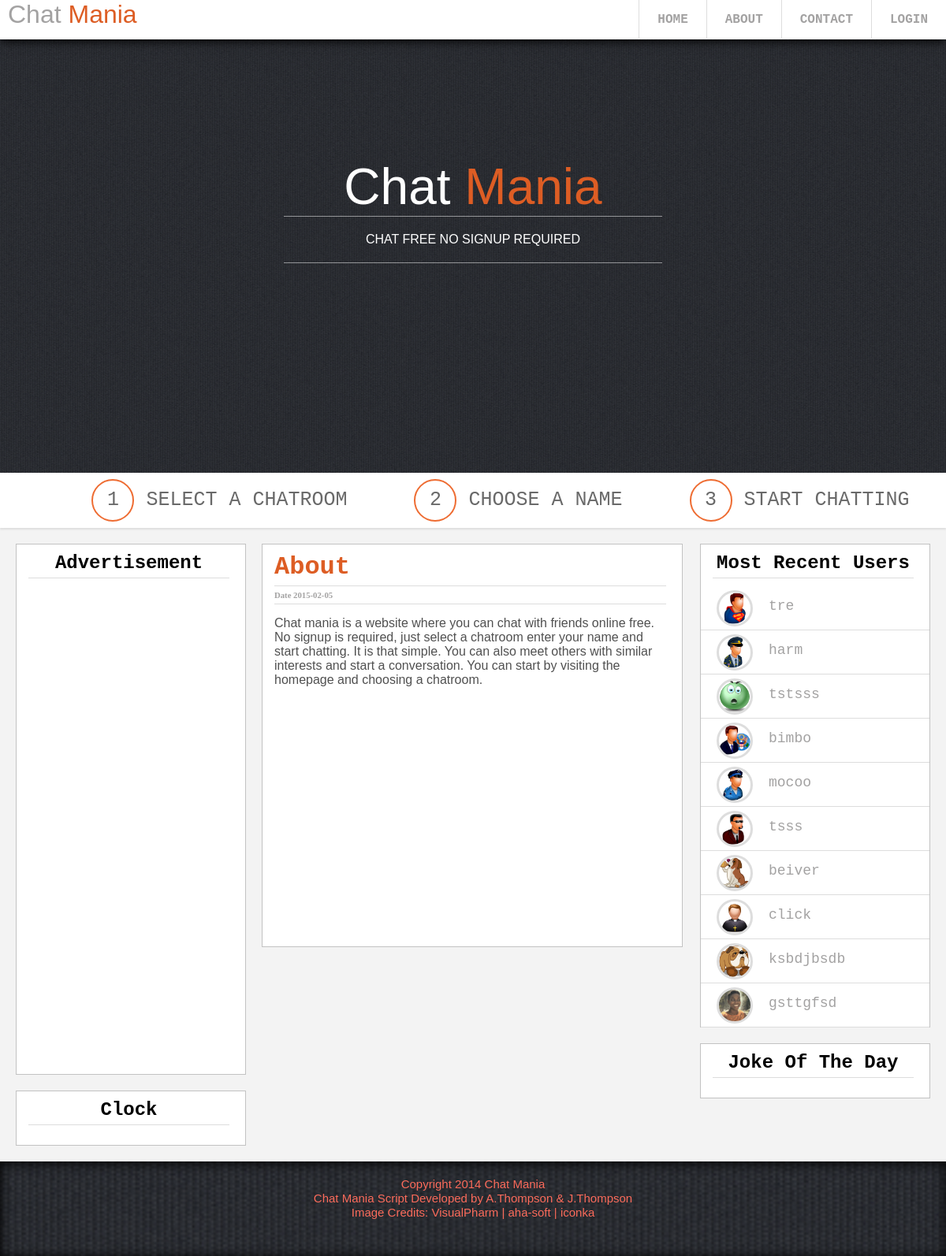
Page /about.php on the committed database.
### tables this page shows
CREATE TABLE IF NOT EXISTS `settings` (
  `id` int(11) NOT NULL,
  `SiteTitle` varchar(100) DEFAULT NULL,
  `SiteDescription` text,
  `SiteBackground` varchar(200) DEFAULT NULL,
  `About` text,
  `Contact` text,
  `AdsCode` text NOT NULL,
  `AdsCodeH` text NOT NULL,
  UNIQUE KEY `SiteTitle` (`SiteTitle`)
);

CREATE TABLE IF NOT EXISTS `users` (
  `Name` varchar(100) DEFAULT NULL,
  `Password` varchar(100) NOT NULL,
  `Sex` varchar(2) NOT NULL,
  `LoginDate` datetime NOT NULL,
  `lastDetected` datetime DEFAULT NULL,
  `Image` varchar(100) DEFAULT NULL,
  `CurrentRoom` int(11) NOT NULL,
  UNIQUE KEY `Name` (`Name`)
);

### sitedata.php (called while the page is built, shortened)
<?php
include 'config.php';
$results = mysql_query('SELECT * FROM settings');
while($row = mysql_fetch_array($results)){
	$t = explode("#", $row['SiteTitle']);
	$siteTitle1 = $t[0];
	$siteTitle2 = $t[1];
	$siteDescription = $row['SiteDescription'];
	$adsv = $row['AdsCode'];
}
?>

### config.php (called while the page is built)
<?php
$dbHost = "localhost";
$dbName = "chatmania3";
$dbUsername = "root";
$dbPassword = "";
?>

### startdb.php (called while the page is built, shortened)
<?php
include 'config.php';
function startDB($query){
	$results = mysql_query($query);
	return $results;
}
?>

### about.php (the view, shortened to what this page needs)
<?php
include 'sitedata.php';
include 'startdb.php';
?>
<!DOCTYPE html>
<html>
	<head>
		<link rel="stylesheet" type="text/css" href="chatmain.css" />
		<link rel="stylesheet" type="text/css" href="footer.css" />
	</head>
	<body>
		<div id='topNav'>
			<div id='siteTilleHolder'>
				<h1 id='siteTile'><?php echo $siteTitle1 . " <span id='st1'>" . $siteTitle2 ."</span>" ?></h1>
			</div>
			<div id='topLinksHolder'>
				<ul>
					<li><a href='index.php'>HOME</a></li>
					<li><a href='about.php'>ABOUT</a></li>
					<li><a href='contact.php'>CONTACT</a></li>
					<?php if(isset($_SESSION['username'])): ?>
					<li id='usr'><a id='userprofimg'></a>
						<ul id='usr-drop'>
							<li><a href='userprofile.php?username=<?php echo $_SESSION['username'] ?>'>MY PROFILE</a></li>
							<li><a href='userlogout.php'>LOGOUT</a></li>
						</ul>
					</li>
					<?php else: ?>
						<li><a href='userlogin.php'>LOGIN</a></li>
					<?php endif ?>
				</ul>
			</div>
		</div>
		<div id='welcomeNav'>
			<div id='welcomeText'>
				<a><?php echo "<span id='wt1'>" . $siteTitle1 . "  </span> <span id='wt2'>" . $siteTitle2 ."</span>" ?></a>
				<a id='welcomeDescription'><?php echo $siteDescription ?></a>
			</div>
		</div>
		<div id='bottomNav'>
			<a class="bottomNavText"><span class="infoNum">1</span> Select A Chatroom <span class="infoNum">2</span> Choose a Name <span class="infoNum">3</span> Start Chatting</a>
		</div>
		<div id='main'>
			<div id='right-sidebar'>
				<div id='leftBar'>
					<h2>Most Recent Users</h2>
					<div id="leftBarBottom">
						<?php
							$usersResult = startDB("SELECT * FROM users ORDER BY lastDetected DESC LIMIT 0, 10");
							while($row = mysql_fetch_array($usersResult)):
								$topDir = 'Images/Avatars/' ;
								if(substr($row['Image'], 0, 4) == 'user'){
									$topDir = 'Images/UserAvatars/';
								}
								$style = "background: url('". $topDir. $row['Image'] . "');";
								$style .= "background-size: cover;";
								$style .= "background-position: center center;";
						?>
						<div class="recentUserBox">
							<div style="<?php echo $style; ?>" class="recentUserBoxImage">
							</div>
							<a class="recentUserBoxName"><?php echo $row['Name'] ?></a>
						</div>
						<?php endwhile; ?>
					</div>
				</div>
				<div class='widget height-auto space-top'>
					<h2>Joke Of The Day</h2>
				</div>
			</div>
			<div id='rightBar'>
				<div id='left-sidebar'>
					<div class='widget adBar'>
						<h2>Advertisement</h2>
						<?php if(strlen($adsv) <=1){
							echo "<img src=\"Images/adsv.png\" width=\"160\" height=\"600\" />";
						}else{
							echo $adsv;
						}
						 ?>
					</div>
					<div class='widget height-auto space-top'>
						<h2>Clock</h2>
					</div>
				</div>
				<div id='center-bar'>
					<div class='widget height-500 space-top'>
						<div id="content-title">
							<h1>About</h1>
							<h6>Date <?php echo date("Y-m-d") ?></h6>
						</div>
						<div id='content'>
							<p><?php  $content = startDB("SELECT * FROM settings;");
							while($row=mysql_fetch_array($content)){
								echo $row['About'];
							}
							 ?></p>
						</div>
					</div>
				</div>
			</div>
		</div>
		<?php include 'footer.php' ?>
	</body>
</html>

### chatmain.css (style rules this page uses)
body { margin:0px; min-width: 1170px; }
#topNav { display:block; position:relative; float:left; width: 100%; height: 50px; top:0px; border-bottom: black; box-shadow: 0px 2px 12px black; padding-top: 0px; z-index:10; }
#welcomeNav { display: block; position:relative; float:left; width: 100%; height: 550px; z-index:0; }
#welcomeText { display:block; width:auto; margin-top: 150px; text-align: center; }
#wt1 { font-size:4em; font-weight: 100; color: white; font-family: raleway, arial; }
#wt2 { font-size:4em; font-weight: 100; color: #dd5d24; font-family: raleway, arial; }
#welcomeDescription { display:block; color:white; font-size:1em; font-weight: 50; font-family: sans-serif; text-transform: uppercase; border-top: 1px solid rgba(255,255,255,0.5); border-bottom: 1px solid rgba(255,255,255,0.5); width:40%; margin:0 auto; padding:20px 0px 20px 0px; }
#bottomNav { display:block; position:relative; float:left; width: 100%; height: 70px; top:0px; border-bottom: #ddd; box-shadow: 0px 2px 2px #dedede; z-index:10; text-align: center; }
.bottomNavText { display:inline-block; height:70px; line-height:70px; text-align: center; font-family: Courier, Arial; font-size: 25px; color: #696969; text-transform: uppercase; }
.infoNum { display: inline-block; width: 50px; height: 50px; border-radius: 100%; border:2px solid #EE6C32; line-height:50px; margin-left: 70px; }
#main { display:block; position:relative; float:left; width: 100%; min-width: 1170px; padding-bottom:20px; top:0px; background-color: #f3f3f3; }
#rightBar { display:block; position:relative; margin:20px 314px 0px 0px; }
#leftBar { display:block; position:relative; background-color: white; max-height: 612px; min-height: 500px; margin:0px 0px 0px 0px; border:1px solid #c2c2c2; }
#right-sidebar { display:block; float:right; position:relative; width:292px; margin:20px 20px 0px 0px; }
#left-sidebar { display:block; float:left; position:relative; width:292px; margin:0px 0px 0px 20px; }
#center-bar { display:block; position:relative; margin:0px 20px 0px 332px; }
.widget { display:block; position:relative; background-color: white; margin:0px 0px 0px 0px; border:1px solid #c2c2c2; text-align: center; padding-bottom: 10px; }
.widget h2 { display:block; width:auto; padding:0px 0px 5px 0px; margin: 10px 20px 15px 15px; border-bottom: 1px solid #ddd; font-family: Courier; text-align: center; color: black; }
.space-top { margin-top: 20px; }
.height-500 { min-height: 500px; }
.adBar { height: auto; }
#content { display: block; width: auto; margin-bottom: 20px; }
#content-title h1 { display:block; width:auto; padding:0px 0px 5px 0px; margin: 10px 20px 5px 15px; border-bottom: 1px solid #ddd; font-family: Courier; text-align: left; color:#dd5d24; }
#content-title h6 { display:block; width:auto; padding:0px 0px 5px 0px; margin: 0px 20px 15px 15px; border-bottom: 1px solid #ddd; font-family: Tahoma; text-align: left; color:#a3a2a2; }
#content p { padding:0px 0px 5px 0px; margin: 0px 20px 15px 15px; font-family: Arial; color: #505050; text-align: left; }
#leftBar h2 { display:block; width:auto; padding:0px 0px 5px 0px; margin: 10px 20px 15px 15px; border-bottom: 1px solid #ddd; font-family: Courier; text-align: center; }
#leftBarBottom { display:block; width: auto; }
.recentUserBox { display:block; border-bottom: 1px solid #ddd; width:auto; height:50px; margin: 5px 0px 0px 0px; }
.recentUserBoxImage { display:inline-block; float:left; width:40px; height: 40px; border-radius: 100%; border:3px solid #ddd; margin-left: 20px; }
.recentUserBoxName { display:inline-block; margin:10px 0px 0px 20px; color:#a3a2a2; font-family: Courier; font-size: 18px; }
#siteTilleHolder { display:inline; float:left; height:100%; text-align: left; }
#siteTilleHolder h1 { margin: 0px 0px 0px 10px; font-family: impact, arial; color:#a3a2a2; font-weight: 100; }
#siteTilleHolder #st1 { color: #dd5d24; }
#topLinksHolder { display:inline; height:100%; float: right; }
#topLinksHolder ul { list-style:none; margin:0px 0px 0px 0px; }
#topLinksHolder li { float:left; padding:15px 23px 15px 23px; border-left:1px solid #ddd; transition: all ease-in-out 0.4s; }
#topLinksHolder li a { text-decoration: none; color:#a3a2a2; font-family: Courier; font-weight: bold; transition: all ease-in-out 0.4s; }

### rows in the picture
settings: SiteTitle "Chat", SiteTitle "Mania", SiteDescription "CHAT FREE NO SIGNUP REQUIRED", About "Chat mania is a website where you can chat with friends online free. No signup is required, just select a chatroom enter your name and start chatting. It is that simple. You can also meet others with similar interests and start a conversation. You can start by visiting the homepage and choosing a chatroom."
users: Image (picture), Name "tre"
users: Image (picture), Name "harm"
users: Image (picture), Name "tstsss"
users: Image (picture), Name "bimbo"
users: Image (picture), Name "mocoo"
users: Image (picture), Name "tsss"
users: Image (picture), Name "beiver"
users: Image (picture), Name "click"
users: Image (picture), Name "ksbdjbsdb"
users: Image (picture), Name "gsttgfsd"
